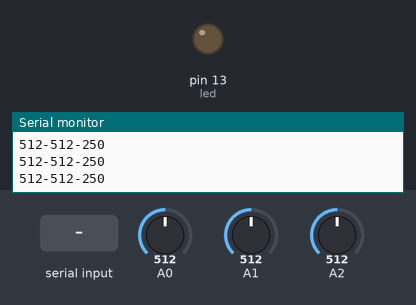
Bench run of a sketch on a simulated Arduino Uno, built with avr-gcc and run on an emulated ATmega328P. Parts: output pins drawn as LEDs (lit = HIGH), the last lines printed to the serial monitor. Inputs (shaded band) come from the test bench; at power-on: A0 = 512, A1 = 512, A2 = 512.

Above: at 1.2 s.
1.3 s: "a" received over Serial
At 1.9 s:
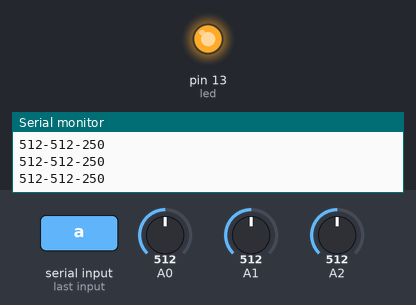
Timing chart, 0 to 4.3 s (numbered marks = the images above; inputs shaded):
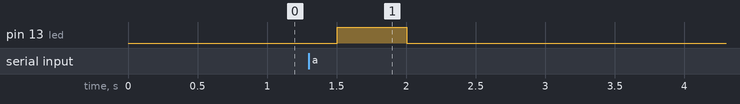

Measured:
- after the input at 1.3 s, pin 13 (led): LOW → HIGH after 0.20 s, → LOW 0.50 s later

The sketch:

PlantArduino.ino
```cpp
int humedad, temperatura, luminosidad, caracter;
int led = 13;
boolean r_aut=false,arduino_regando=false,notificaciones=false,notificado=false;
long previousMillis = 0;

void setup(){
  Serial.begin(9600);
  pinMode(led,OUTPUT);
  digitalWrite(led,LOW);
}

void loop(){
  humedad=analogRead(0);
  temperatura=analogRead(1);
  luminosidad=analogRead(2);
  temperatura = 5.0*temperatura*100.0/1024.0;
  String c = "-";
  String sl = humedad+c+luminosidad+c+temperatura;
  Serial.println(sl);

  //0-20 me falta agua
  //20-60 regular
  //+60 humedad satistactoria

  //Cuando falte agua, android acepte notf, y no haya notificado
  if(humedad<20 && notificaciones && !notificado){
      notificado=true;
      Serial.println("f");
      //Autoregar
      if(r_aut){
        digitalWrite(led, HIGH);
        arduino_regando = true;
      }
  }

  //Cuando la humedad sea 50 y el arduino este regando, apaga la bomba
  if(humedad >=50  && arduino_regando){
    notificado=false;
    arduino_regando=false;
    digitalWrite(led,LOW);
    Serial.println("h");
  }


  if(Serial.available()>0){
    caracter=Serial.read();
    /*
    a - Señal de apertura para la bomba
    b - Preferencia del usuario, riego automatico
    c - Preferencia del usuario, no regar autimaticamente
    */
    if(caracter=='a'){
      digitalWrite(led,HIGH);
      arduino_regando=true;
    }
    if(caracter=='b'){
      r_aut=true;
    }
    if(caracter=='c'){
      r_aut=false;
    }
    if(caracter=='d'){
      notificaciones=true;
    }
    if(caracter=='e'){
      notificaciones=false;
    }
  }
  delay(500);
}
```
